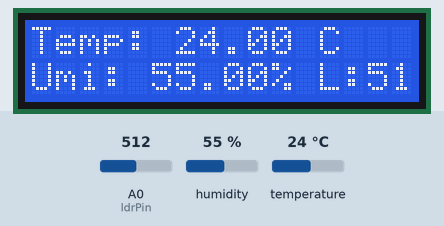
The sketch below on a simulated Arduino Uno, built with avr-gcc and run on an emulated ATmega328P. On the bench: 16×2 character LCD. The inputs (shaded band) are chosen by the test bench; at power-on: humidity 55 %, A0 (ldrPin) = 512, temperature 24 °C. What the sketch prints to the serial monitor is not drawn.

Above: at 3.2 s.
3.3 s: humidity set to 22 %
At 5.4 s:
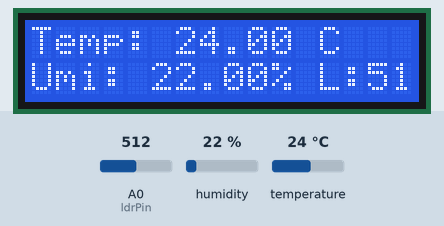
6.0 s: A0 (ldrPin) set to 716
At 7.2 s:
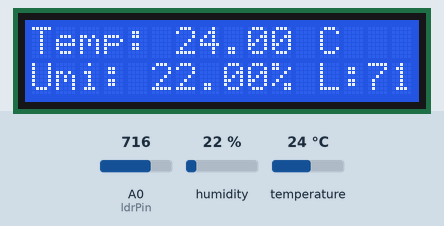
8.7 s: temperature set to 12 °C
At 10.8 s:
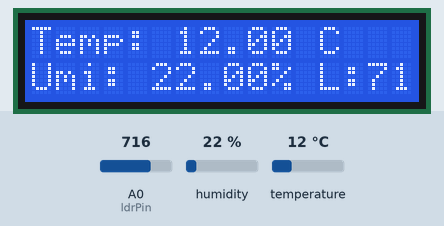
11.7 s: A0 (ldrPin) set to 900
At 13.8 s:
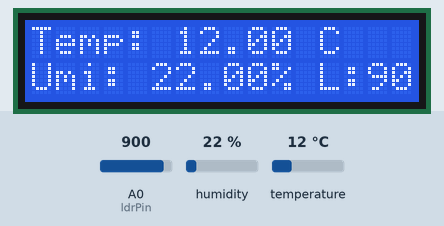
14.4 s: A0 (ldrPin) set to 107
At 17.3 s:
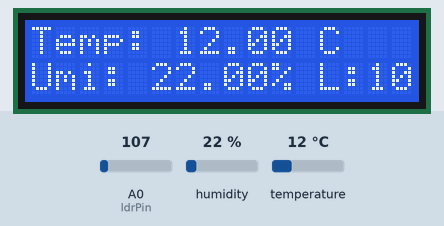
17.8 s: A0 (ldrPin) set to 89
At 19.1 s:
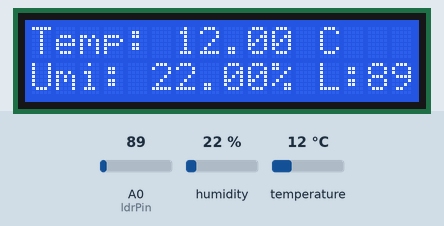
Timing chart, 0 to 20.8 s (numbered marks = the images above; inputs shaded):
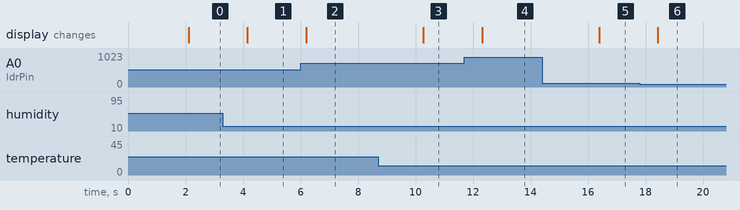

Measured:
- after the input at 3.3 s, the display: changes after 0.86 s (image 1)
- after the input at 6.0 s, the display: changes after 0.20 s (image 2)
- after the input at 8.7 s, the display: changes after 1.6 s (image 3)
- after the input at 11.7 s, the display: changes after 0.61 s (image 4)
- after the input at 14.4 s, the display: changes after 2.0 s (image 5)
- after the input at 17.8 s, the display: changes after 0.63 s (image 6)

The sketch:

track_conditions_monitor.ino
```cpp
#include <Wire.h>
#include <LiquidCrystal_I2C.h>
#include <DHT.h>
#include <DHT_U.h>

#define DHTPIN 2
#define DHTTYPE DHT22
DHT dht(DHTPIN, DHTTYPE);

// Configuração do endereço I2C e tamanho do display LCD
LiquidCrystal_I2C lcd(0x27, 16, 2);

int ldrPin = A0;

void setup() {
  Serial.begin(9600);
  dht.begin();

  // Iniciar o display LCD
  lcd.init();
  lcd.backlight();

  // Mensagem inicial no LCD
  lcd.setCursor(0, 0);
  lcd.print("Iniciando...");
  delay(2000);
}

void loop() {
  // Leitura do sensor DHT22
  float temperature = dht.readTemperature();
  float humidity = dht.readHumidity();

  // Verificar se a leitura falhou
  if (isnan(temperature) || isnan(humidity)) {
    Serial.println(F("Falha ao ler o sensor DHT!"));
    return;
  }

  // Leitura do sensor LDR
  int ldrValue = analogRead(ldrPin);

  // Exibir dados no Serial Monitor
  Serial.print(F("Temperatura: "));
  Serial.print(temperature);
  Serial.print(F(" °C, Umidade: "));
  Serial.print(humidity);
  Serial.print(F("%, Valor LDR: "));
  Serial.println(ldrValue);

  // Exibir dados no LCD
  lcd.clear();

  lcd.setCursor(0, 0);
  lcd.print("Temp: ");
  lcd.print(temperature);
  lcd.print(" C");

  lcd.setCursor(0, 1);
  lcd.print("Umi: ");
  lcd.print(humidity);
  lcd.print("% L:");
  lcd.print(ldrValue);

  delay(2000); // Atraso de 2 segundos
}
```
